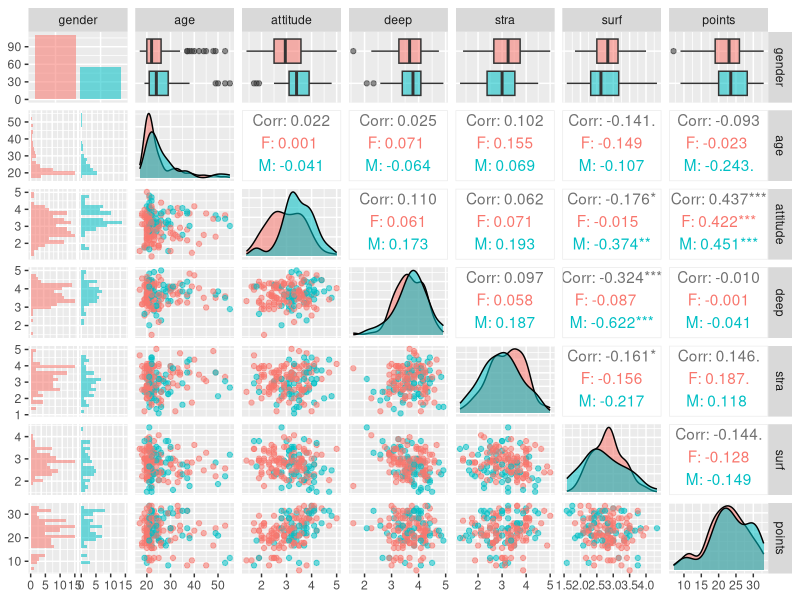
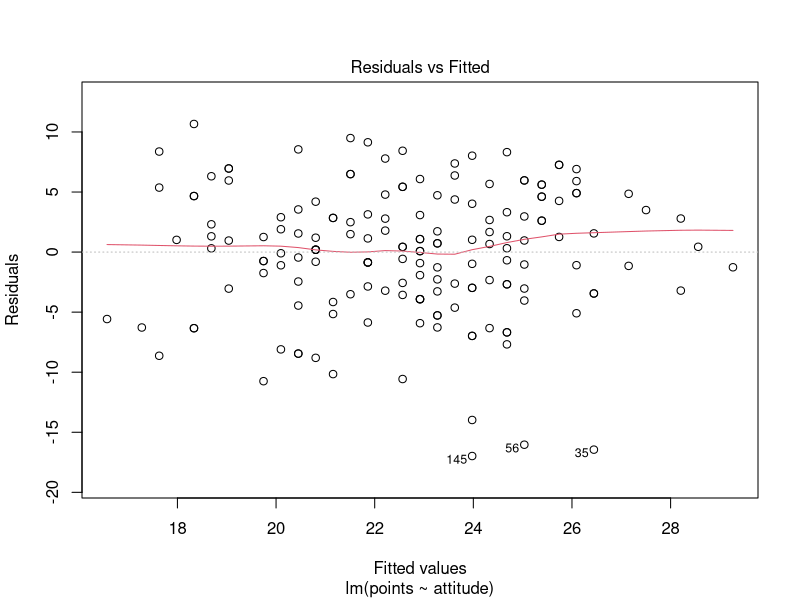
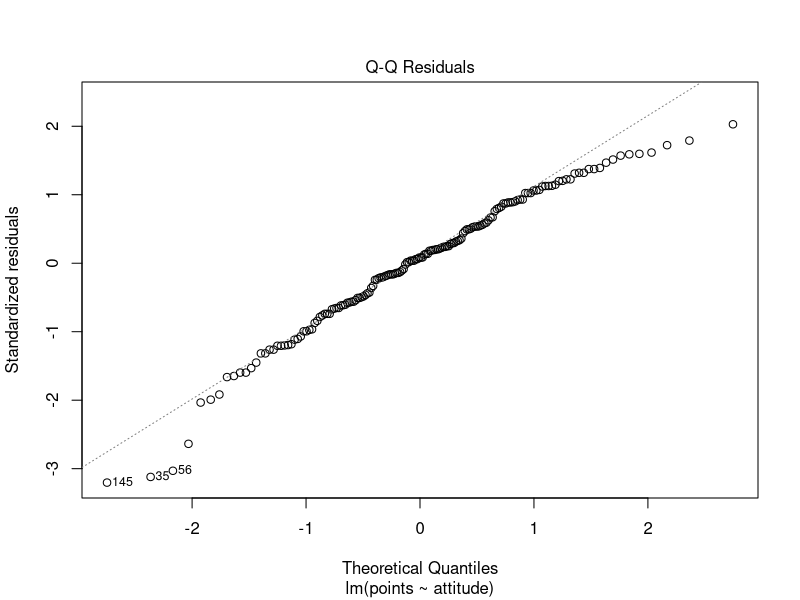
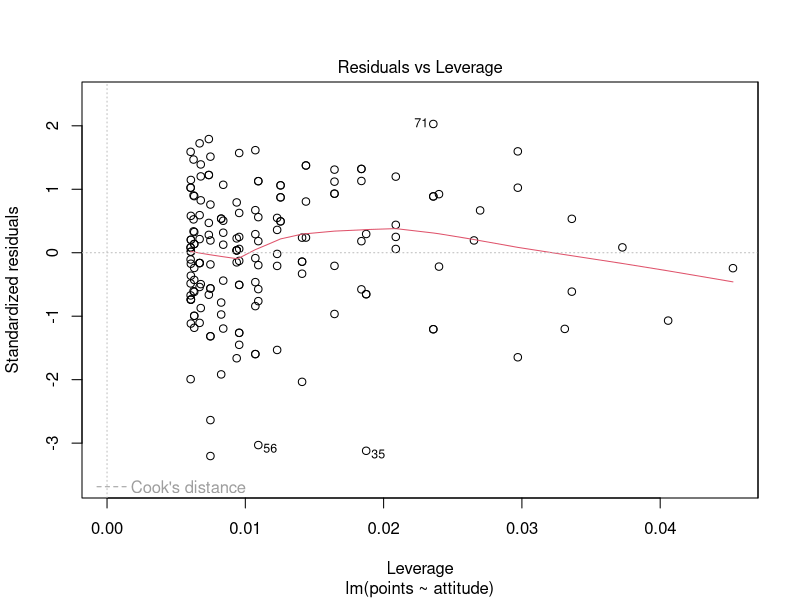

Write the R code that produced these figures, in order.
## ---- chunk 1

## ---- chunk 2
setwd("C:/Users/lonav/Documents/IODS-project")
students2014 <- read.table("learning2014_1.csv", sep=",", header=T)
str(students2014)
## ---- chunk 3
library(GGally)
library(ggplot2)
p <- ggpairs(students2014, mapping = aes(col = gender, alpha = 0.3), lower = list(combo = wrap("facethist", bins = 20)))
p
## ---- chunk 4
library(ggplot2)
my_model <- lm(points ~ attitude + stra + surf, data = students2014)
summary(my_model)
## ---- chunk 5
library(ggplot2)
my_model2 <- lm(points ~ attitude, data = students2014)
summary(my_model2)
## ---- chunk 6
plot(my_model2, which=c(2,1,5))
